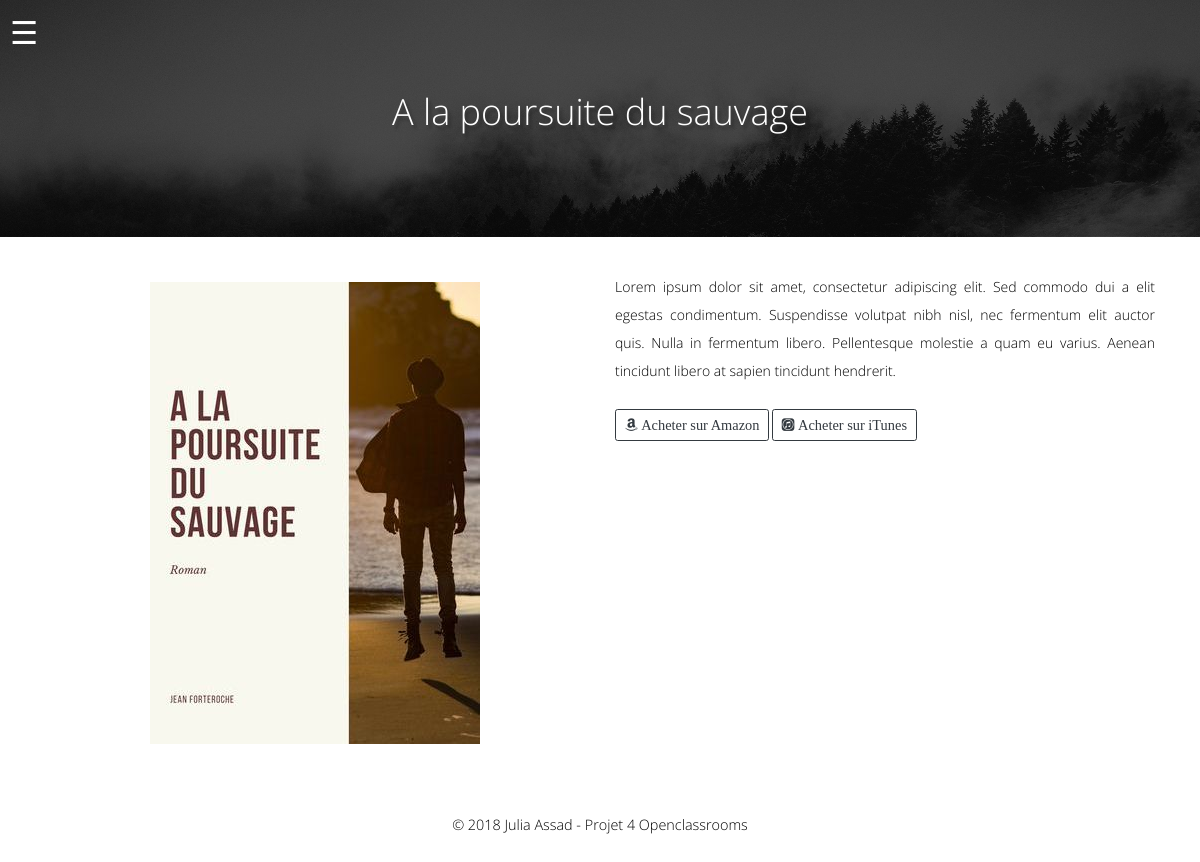
The page /livres/4 on the database its author committed.
### tables this page shows
CREATE TABLE `books` (
  `id` int(11) NOT NULL,
  `title` varchar(255) NOT NULL,
  `summary` text NOT NULL,
  `genre` varchar(11) NOT NULL,
  `image` varchar(255) NOT NULL
);

### app/libraries/core.php (called while the page is built, shortened)
<?php
class Core
{
 protected $currentMethod = 'Index';
 public function __construct()
 {
  $url = $this->getUrl();
  if (file_exists('../app/controllers/' . ucwords($url[0]) . '.php')) {
   unset($url[0]);
  }
  $this->currentController = new $this->currentController;
  $this->params = $url ? array_values($url) : [];
  call_user_func_array([$this->currentController, $this->currentMethod], $this->params);
 }
 public function getUrl()
 {
  if (isset($_GET['url'])) {
   $url = rtrim($_GET['url'], '/');
   $url = filter_var($url, FILTER_SANITIZE_URL);
   $url = explode('/', $url);
   return $url;
  }
 }
}

### public/index.php (called while the page is built, shortened)
<?php
$init = new Core;

### app/libraries/database.php (called while the page is built, shortened)
<?php
class Database
{
 private $host = DB_HOST;
 private $user = DB_USER;
 private $pass = DB_PASS;
 private $dbname = DB_NAME;
 private $dbh;
 private $stmt;
 public function __construct()
 {
  $dsn = 'mysql:host=' . $this->host . ';dbname=' . $this->dbname;
  $options = array(
   PDO::ATTR_PERSISTENT => true,
   PDO::ATTR_ERRMODE => PDO::ERRMODE_EXCEPTION,
  );
  try {
   $this->dbh = new PDO($dsn, $this->user, $this->pass, $options);
  } catch (PDOException $e) {
   $this->error = $e->getMessage();
   echo $this->error;
  }}
 public function query($sql)
 {
  $this->stmt = $this->dbh->prepare($sql);
 }
 public function bind($param, $value, $type = null)
 {
  if (is_null($type)) {
   switch (true) {
    default:
     $type = PDO::PARAM_STR;
   }
  }
  $this->stmt->bindValue($param, $value, $type);
 }
 public function execute()
 {
  return $this->stmt->execute();
 }
 public function single()
 {
  $this->execute();
  return $this->stmt->fetch(PDO::FETCH_OBJ);
 }
}

### app/models/AdminBook.php (called while the page is built, shortened)
<?php
class AdminBook
{
 private $db;
 public function __construct()
 {
  $this->db = new Database;
 }
 public function getBooks()
 {
  $this->db->query('SELECT * FROM books');
  $results = $this->db->resultSet();
  return $results;
 }
 public function getBookById($id)
 {
  $this->db->query('SELECT * FROM books WHERE id = :id');
  $this->db->bind(':id', $id);
  $row = $this->db->single();
  return $row;
 }
}

### app/views/pages/livre.php (the view, shortened to what this page needs)
<?php require APPROOT . '/views/inc/header.php';?>
<body class="page-template">
  <div id="container">
    <div class="page-banner">
      <button class="menu-btn">&#9776;</button>
      <div class="container">
        <div class="d-flex justify-content-center align-items-center">
          <h2 class="page-title text-center"><?php echo $data['book']->title; ?></h2>
        </div>
      </div>
    </div>
  </div>
  <div class="book_single">
    <div class="container">
      <div class="row">
        <div class="col-sm-6">
          <figure class="text-center">
            <img class="img-fluid p-3" src="<?php echo URLROOT; ?>/uploads/<?php echo $data['book']->image; ?>" alt="">
          </figure>
        </div>
        <div class="col-sm-6">
          <?php echo $data['book']->summary; ?>
          <?php if ($data['book']->title == "Un Billet Simple pour l'Alaska"): ?>
          <a href="<?php echo URLROOT; ?>/Chapitres" class='btn btn-outline-dark mt-3'>
          <i class="fab fa-readme"> Lire les Chapitres</i>
          </a>
          <?php else: ?>
          <a href="" class="btn btn-outline-dark btn-lg mt-3">
            <i class="fab fa-amazon"> Acheter sur Amazon</i>
          </a>
          <a href="#" class='btn btn-outline-dark btn-lg mt-3'>
            <i class="fab fa-itunes"> Acheter sur iTunes</i>
          </a>
          <?php endif;?>
        </div>
      </div>
    </div>
  </div>
  <?php require APPROOT . '/views/inc/footer.php';?>

### rows shown on the page
books: title "A la poursuite du sauvage", image (picture), summary "Lorem ipsum dolor sit amet, consectetur adipiscing elit. Sed commodo dui a elit egestas condimentum. Suspendisse volutpat nibh nisl, nec fermentum elit auctor quis. Nulla in fermentum libero. Pellentesque molestie a quam eu varius. Aenean tincidunt libero at sapien tincidunt hendrerit."
